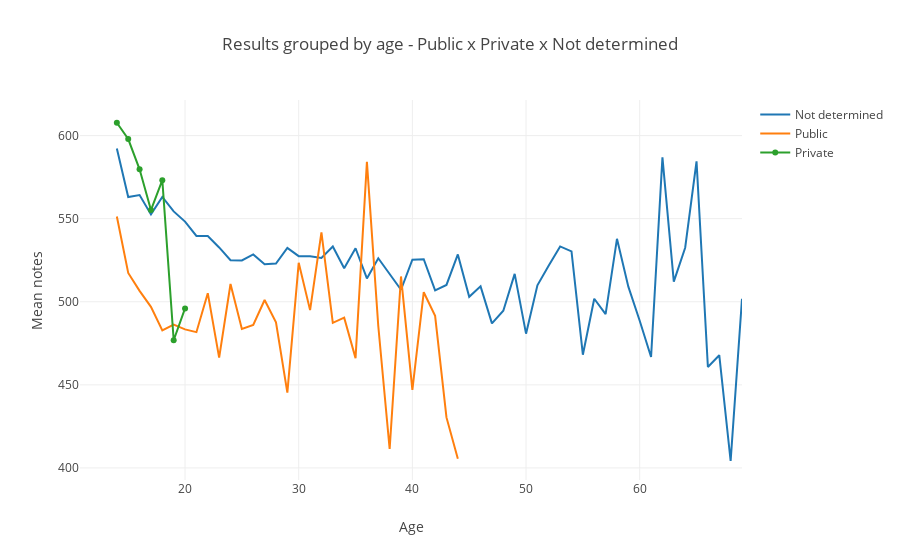

Here is the notebook cell this chart was saved with:
### Markdown cell above
Here I found a problem on the data, the applicants that gave the information about how many years have passed since they finished college doesn't gave any information about their old schools, if it was public or private.
Since I don't have the information about years since graduation, I'll work with the age.

### Code cell
x_age = list(range(14,74))
data_age_undefined = go.Scatter(x =x_age,y = data_s[data_s.TP_ESCOLA == 1].groupby('NU_IDADE').mean().Mean_notes, name = 'Not determined')
data_age_public = go.Scatter(x =x_age, y = data_s[data_s.TP_ESCOLA == 2].groupby('NU_IDADE').mean().Mean_notes, name = 'Public')
data_age_private = go.Scatter(x =x_age, y = data_s[data_s.TP_ESCOLA == 3].groupby('NU_IDADE').mean().Mean_notes, name = 'Private')
data5 = [data_age_undefined, data_age_public, data_age_private]
layout = go.Layout(title = 'Results grouped by age - Public x Private x Not determined', xaxis=dict(title = 'Age'), yaxis=dict(title = 'Mean notes'))
fig = go.Figure(data = data5, layout=layout)
py.offline.iplot(fig, filename = 'third line chart')

### Figure 1 — Plotly figure (JSON) as saved in the notebook; plotly's stock layout.template omitted (floating-point values rounded to 4 significant figures)
{"data": [{"name": "Not determined", "type": "scatter", "x": [14, 15, 16, 17, 18, 19, 20, 21, 22, 23, 24, 25, 26, 27, 28, 29, 30, 31, 32, 33, 34, 35, 36, 37, 38, 39, 40, 41, 42, 43, 44, 45, 46, 47, 48, 49, 50, 51, 52, 53, 54, 55, 56, 57, 58, 59, 60, 61, 62, 63, 64, 65, 66, 67, 68, 69, 70, 71, 72, 73], "y": [592.2, 563.0, 564.2, 552.6, 563.1, 554.4, 548.2, 539.6, 539.6, 532.7, 525.0, 524.9, 528.5, 522.5, 523.0, 532.4, 527.4, 527.4, 526.4, 533.2, 520.1, 532.2, 514.1, 526.2, 516.7, 507.2, 525.3, 525.6, 506.9, 510.1, 528.5, 503.0, 509.3, 487.0, 494.6, 516.8, 480.8, 509.9, 521.8, 533.3, 530.3, 468.1, 501.8, 492.5, 537.9, 509.1, 488.5, 466.8, 586.9, 512.1, 532.5, 584.5, 460.7, 467.8, 404.2, 501.8]}, {"name": "Public", "type": "scatter", "x": [14, 15, 16, 17, 18, 19, 20, 21, 22, 23, 24, 25, 26, 27, 28, 29, 30, 31, 32, 33, 34, 35, 36, 37, 38, 39, 40, 41, 42, 43, 44, 45, 46, 47, 48, 49, 50, 51, 52, 53, 54, 55, 56, 57, 58, 59, 60, 61, 62, 63, 64, 65, 66, 67, 68, 69, 70, 71, 72, 73], "y": [551.3, 517.3, 506.6, 496.9, 482.7, 486.3, 483.4, 481.7, 505.2, 466.4, 510.7, 483.6, 486.0, 501.1, 487.7, 445.3, 523.4, 495.0, 541.7, 487.3, 490.4, 466.1, 584.2, 485.4, 411.4, 515.2, 447.0, 505.7, 491.5, 430.4, 405.6]}, {"name": "Private", "type": "scatter", "x": [14, 15, 16, 17, 18, 19, 20, 21, 22, 23, 24, 25, 26, 27, 28, 29, 30, 31, 32, 33, 34, 35, 36, 37, 38, 39, 40, 41, 42, 43, 44, 45, 46, 47, 48, 49, 50, 51, 52, 53, 54, 55, 56, 57, 58, 59, 60, 61, 62, 63, 64, 65, 66, 67, 68, 69, 70, 71, 72, 73], "y": [607.7, 597.9, 579.7, 555.2, 573.2, 476.9, 496.0]}], "layout": {"title": "Results grouped by age - Public x Private x Not determined", "xaxis": {"title": "Age"}, "yaxis": {"title": "Mean notes"}}}
